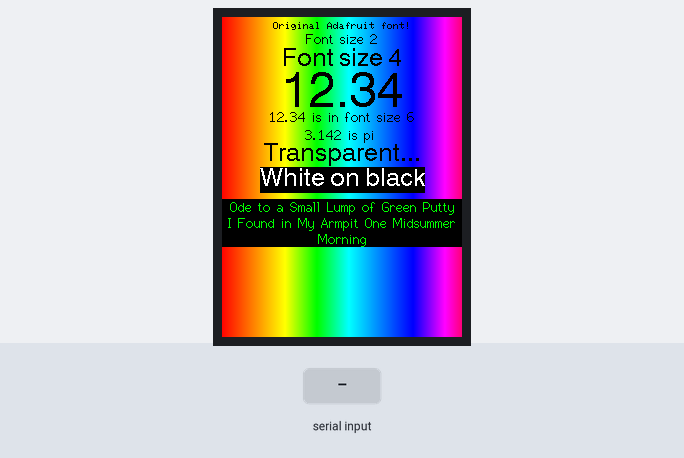
Bench run of a sketch on a simulated ESP32. Shown: 320×240 colour display. The inputs (shaded band) are chosen by the test bench. Random numbers use the default seed unless the sketch sets one; what the sketch prints to the serial monitor is not drawn.

Above: at 1.9 s.
2.0 s: "S" received over Serial
At 4.0 s:
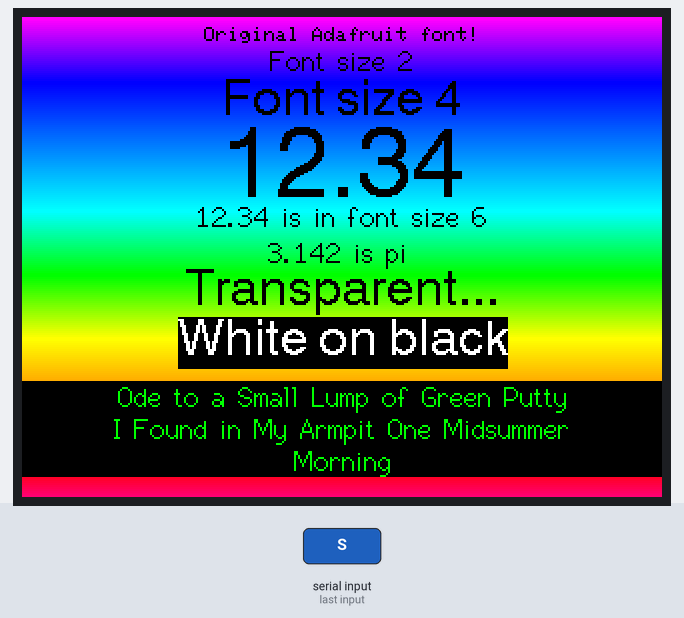
4.3 s: "S" received over Serial
At 5.8 s:
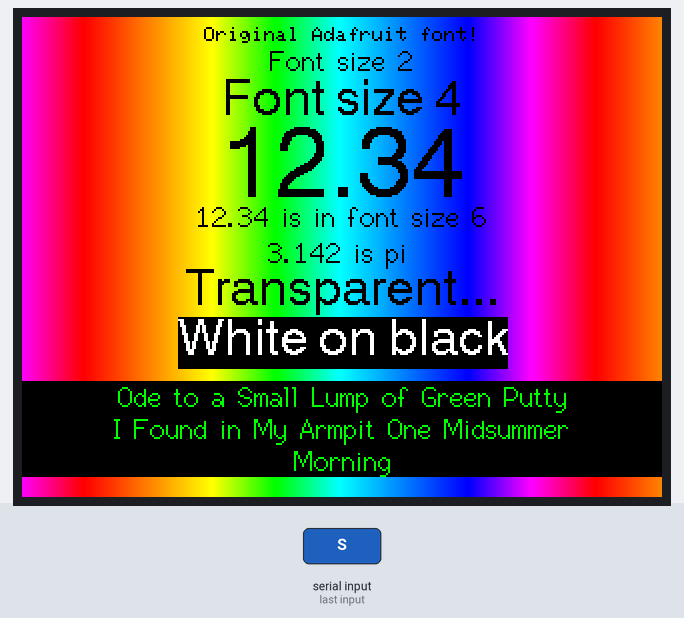
Timing chart, 0 to 7.3 s (numbered marks = the images above; inputs shaded):
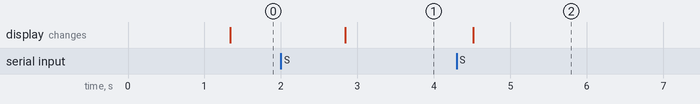

Measured:
- after the input at 2.0 s, the display: changes after 0.84 s (image 1)
- after the input at 4.3 s, the display: changes after 0.22 s (image 2)

The sketch:

TFT_Screen_Capture.ino
```cpp
/*
  This sketch has been written to test the Processing screenshot client.

  It has been created to work with the TFT_eSPI library here:
  https://github.com/Bodmer/TFT_eSPI

  It sends screenshots to a PC running a Processing client sketch.

  The Processing IDE that will run the client sketch can be downloaded
  here:  https://processing.org/

  The Processing sketch needed is contained within a tab attached to this
  Arduino sketch. Cut and paste that tab into the Processing IDE and run.
  Read the Procesing sketch header for instructions.

  This sketch uses the GLCD, 2, 4, 6 fonts only.

  Make sure all the display driver and pin comnenctions are correct by
  editting the User_Setup.h file in the TFT_eSPI library folder.

  Maximum recommended SPI clock rate is 27MHz when reading pixels, 40MHz
  seems to be OK with ILI9341 displays but this is above the manufacturers
  specifed maximum clock rate.

  In the setup file you can define different write and read SPI clock rates

  In the setup file you can define TFT_SDA_READ for a TFT with bi-directional
  SDA pin (otherwise the normal MISO pin will be used to read from the TFT)

  >>>>   NOTE: NOT ALL TFTs SUPPORT READING THE CGRAM (pixel) MEMORY   <<<<

  #########################################################################
  ###### DON'T FORGET TO UPDATE THE User_Setup.h FILE IN THE LIBRARY ######
  #########################################################################
*/

// Created by: Bodmer  5/3/17
// Updated by: Bodmer 10/3/17
// Updated by: Bodmer 23/11/18 to support SDA reads and the ESP32
// Version: 0.07

// MIT licence applies, all text above must be included in derivative works

#include <TFT_eSPI.h> // Hardware-specific library
#include <SPI.h>

TFT_eSPI tft = TFT_eSPI(); // Invoke custom library

unsigned long targetTime = 0;
byte red = 0x1F;
byte green = 0;
byte blue = 0;
byte state = 0;
unsigned int colour = red << 11; // Colour order is RGB 5+6+5 bits each

void setup(void) {
  Serial.begin(921600); // Set to a high rate for fast image transfer to a PC

  tft.init();
  tft.setRotation(0);
  tft.fillScreen(TFT_BLACK);

  randomSeed(analogRead(A0));

  targetTime = millis() + 1000;
}

#define RGB_TEST false // true produces a simple RGB color test screen

void loop() {

  if (targetTime < millis()) {
    if (!RGB_TEST)
    {
      targetTime = millis() + 1500; // Wait a minimum of 1.5s

      tft.setRotation(random(4));
      rainbow_fill(); // Fill the screen with rainbow colours

      tft.setTextColor(TFT_BLACK); // Text background is not defined so it is transparent
      tft.setTextDatum(TC_DATUM);  // Top Centre datum
      int xpos = tft.width() / 2;  // Centre of screen

      tft.setTextFont(0);        // Select font 0 which is the Adafruit font
      tft.drawString("Original Adafruit font!", xpos, 5);

      // The new larger fonts do not need to use the .setCursor call, coords are embedded
      tft.setTextColor(TFT_BLACK); // Do not plot the background colour

      // Overlay the black text on top of the rainbow plot (the advantage of not drawing the backgorund colour!)
      tft.drawString("Font size 2", xpos, 14, 2); // Draw text centre at position xpos, 14 using font 2
      tft.drawString("Font size 4", xpos, 30, 4); // Draw text centre at position xpos, 30 using font 4
      tft.drawString("12.34", xpos, 54, 6);       // Draw text centre at position xpos, 54 using font 6

      tft.drawString("12.34 is in font size 6", xpos, 92, 2); // Draw text centre at position xpos, 92 using font 2
      // Note the x position is the top of the font!

      // draw a floating point number
      float pi = 3.1415926; // Value to print
      int precision = 3;    // Number of digits after decimal point

      int ypos = 110;     // y position

      tft.setTextDatum(TR_DATUM); // Top Right datum so text butts neatly to xpos (right justified)

      tft.drawFloat(pi, precision, xpos, ypos, 2); // Draw rounded number and return new xpos delta for next print position

      tft.setTextDatum(TL_DATUM);  // Top Left datum so text butts neatly to xpos (left justified)

      tft.drawString(" is pi", xpos, ypos, 2);

      tft.setTextSize(1);           // We are using a font size multiplier of 1
      tft.setTextDatum(TC_DATUM);   // Top Centre datum
      tft.setTextColor(TFT_BLACK);  // Set text colour to black, no background (so transparent)

      tft.drawString("Transparent...", xpos, 125, 4);  // Font 4

      tft.setTextColor(TFT_WHITE, TFT_BLACK);          // Set text colour to white and background to black
      tft.drawString("White on black", xpos, 150, 4);  // Font 4

      tft.setTextColor(TFT_GREEN, TFT_BLACK); // This time we will use green text on a black background

      tft.setTextFont(2); // Select font 2, now we do not need to specify the font in drawString()

      // An easier way to position text and blank old text is to set the datum and use width padding
      tft.setTextDatum(BC_DATUM);          // Bottom centre for text datum
      tft.setTextPadding(tft.width() + 1); // Pad text to full screen width + 1 spare for +/-1 position rounding

      tft.drawString("Ode to a Small Lump of Green Putty", xpos, 230 - 32);
      tft.drawString("I Found in My Armpit One Midsummer", xpos, 230 - 16);
      tft.drawString("Morning", xpos, 230);

      tft.setTextDatum(TL_DATUM); // Reset to top left for text datum
      tft.setTextPadding(0);      // Reset text padding to 0 pixels

      // Now call the screen server to send a copy of the TFT screen to the PC running the Processing client sketch
      screenServer();
    }
    else
    {
      tft.fillScreen(TFT_BLACK);
      tft.fillRect( 0, 0, 16, 16, TFT_RED);
      tft.fillRect(16, 0, 16, 16, TFT_GREEN);
      tft.fillRect(32, 0, 16, 16, TFT_BLUE);
      screenServer();
    }
  }
}

// Fill screen with a rainbow pattern
void rainbow_fill()
{
  // The colours and state are not initialised so the start colour changes each time the funtion is called
  int rotation = tft.getRotation();
  tft.setRotation(random(4));
  for (int i = tft.height() - 1; i >= 0; i--) {
    // This is a "state machine" that ramps up/down the colour brightnesses in sequence
    switch (state) {
      case 0:
        green ++;
        if (green == 64) {
          green = 63;
          state = 1;
        }
        break;
      case 1:
        red--;
        if (red == 255) {
          red = 0;
          state = 2;
        }
        break;
      case 2:
        blue ++;
        if (blue == 32) {
          blue = 31;
          state = 3;
        }
        break;
      case 3:
        green --;
        if (green == 255) {
          green = 0;
          state = 4;
        }
        break;
      case 4:
        red ++;
        if (red == 32) {
          red = 31;
          state = 5;
        }
        break;
      case 5:
        blue --;
        if (blue == 255) {
          blue = 0;
          state = 0;
        }
        break;
    }
    colour = red << 11 | green << 5 | blue;
    // Draw a line 1 pixel wide in the selected colour
    tft.drawFastHLine(0, i, tft.width(), colour); // tft.width() returns the pixel width of the display
  }
  tft.setRotation(rotation);
}
```

screenServer.ino
```cpp
// Reads a screen image off the TFT and send it to a processing client sketch
// over the serial port. Use a high baud rate, e.g. for an ESP8266:
// Serial.begin(921600);

// At 921600 baud a 320 x 240 image with 16 bit colour transfers can be sent to the
// PC client in ~1.67s and 24 bit colour in ~2.5s which is close to the theoretical
// minimum transfer time.

// This sketch has been created to work with the TFT_eSPI library here:
// https://github.com/Bodmer/TFT_eSPI

// Created by: Bodmer 27/1/17
// Updated by: Bodmer 10/3/17
// Updated by: Bodmer 23/11/18 to support SDA reads and the ESP32
// Version: 0.08

// MIT licence applies, all text above must be included in derivative works

//====================================================================================
//                                  Definitions
//====================================================================================
#define PIXEL_TIMEOUT 100     // 100ms Time-out between pixel requests
#define START_TIMEOUT 10000   // 10s Maximum time to wait at start transfer

#define BITS_PER_PIXEL 16     // 24 for RGB colour format, 16 for 565 colour format

// File names must be alpha-numeric characters (0-9, a-z, A-Z) or "/" underscore "_"
// other ascii characters are stripped out by client, including / generates
// sub-directories
#define DEFAULT_FILENAME "tft_screenshots/screenshot" // In case none is specified
#define FILE_TYPE "png"       // jpg, bmp, png, tif are valid

// Filename extension
// '#' = add incrementing number, '@' = add timestamp, '%' add millis() timestamp,
// '*' = add nothing
// '@' and '%' will generate new unique filenames, so beware of cluttering up your
// hard drive with lots of images! The PC client sketch is set to limit the number of
// saved images to 1000 and will then prompt for a restart.
#define FILE_EXT  '@'

// Number of pixels to send in a burst (minimum of 1), no benefit above 8
// NPIXELS values and render times:
// NPIXELS 1 = use readPixel() = >5s and 16 bit pixels only
// NPIXELS >1 using rectRead() 2 = 1.75s, 4 = 1.68s, 8 = 1.67s
#define NPIXELS 8  // Must be integer division of both TFT width and TFT height

//====================================================================================
//                           Screen server call with no filename
//====================================================================================
// Start a screen dump server (serial or network) - no filename specified
boolean screenServer(void)
{
  // With no filename the screenshot will be saved with a default name e.g. tft_screen_#.xxx
  // where # is a number 0-9 and xxx is a file type specified below
  return screenServer(DEFAULT_FILENAME);
}

//====================================================================================
//                           Screen server call with filename
//====================================================================================
// Start a screen dump server (serial or network) - filename specified
boolean screenServer(String filename)
{
  delay(0); // Equivalent to yield() for ESP8266;

  boolean result = serialScreenServer(filename); // Screenshot serial port server
  //boolean result = wifiScreenServer(filename);   // Screenshot WiFi UDP port server (WIP)

  delay(0); // Equivalent to yield()

  //Serial.println();
  //if (result) Serial.println(F("Screen dump passed :-)"));
  //else        Serial.println(F("Screen dump failed :-("));

  return result;
}

//====================================================================================
//                Serial server function that sends the data to the client
//====================================================================================
boolean serialScreenServer(String filename)
{
  // Precautionary receive buffer garbage flush for 50ms
  uint32_t clearTime = millis() + 50;
  while ( millis() < clearTime && Serial.read() >= 0) delay(0); // Equivalent to yield() for ESP8266;

  boolean wait = true;
  uint32_t lastCmdTime = millis();     // Initialise start of command time-out

  // Wait for the starting flag with a start time-out
  while (wait)
  {
    delay(0); // Equivalent to yield() for ESP8266;
    // Check serial buffer
    if (Serial.available() > 0) {
      // Read the command byte
      uint8_t cmd = Serial.read();
      // If it is 'S' (start command) then clear the serial buffer for 100ms and stop waiting
      if ( cmd == 'S' ) {
        // Precautionary receive buffer garbage flush for 50ms
        clearTime = millis() + 50;
        while ( millis() < clearTime && Serial.read() >= 0) delay(0); // Equivalent to yield() for ESP8266;

        wait = false;           // No need to wait anymore
        lastCmdTime = millis(); // Set last received command time

        // Send screen size etc using a simple header with delimiters for client checks
        sendParameters(filename);
      }
    }
    else
    {
      // Check for time-out
      if ( millis() > lastCmdTime + START_TIMEOUT) return false;
    }
  }

  uint8_t color[3 * NPIXELS]; // RGB and 565 format color buffer for N pixels

  // Send all the pixels on the whole screen
  for ( uint32_t y = 0; y < tft.height(); y++)
  {
    // Increment x by NPIXELS as we send NPIXELS for every byte received
    for ( uint32_t x = 0; x < tft.width(); x += NPIXELS)
    {
      delay(0); // Equivalent to yield() for ESP8266;

      // Wait here for serial data to arrive or a time-out elapses
      while ( Serial.available() == 0 )
      {
        if ( millis() > lastCmdTime + PIXEL_TIMEOUT) return false;
        delay(0); // Equivalent to yield() for ESP8266;
      }

      // Serial data must be available to get here, read 1 byte and
      // respond with N pixels, i.e. N x 3 RGB bytes or N x 2 565 format bytes
      if ( Serial.read() == 'X' ) {
        // X command byte means abort, so clear the buffer and return
        clearTime = millis() + 50;
        while ( millis() < clearTime && Serial.read() >= 0) delay(0); // Equivalent to yield() for ESP8266;
        return false;
      }
      // Save arrival time of the read command (for later time-out check)
      lastCmdTime = millis();

#if defined BITS_PER_PIXEL && BITS_PER_PIXEL >= 24 && NPIXELS > 1
      // Fetch N RGB pixels from x,y and put in buffer
      tft.readRectRGB(x, y, NPIXELS, 1, color);
      // Send buffer to client
      Serial.write(color, 3 * NPIXELS); // Write all pixels in the buffer
#else
      // Fetch N 565 format pixels from x,y and put in buffer
      if (NPIXELS > 1) tft.readRect(x, y, NPIXELS, 1, (uint16_t *)color);
      else
      {
        uint16_t c = tft.readPixel(x, y);
        color[0] = c>>8;
        color[1] = c & 0xFF;  // Swap bytes
      }
      // Send buffer to client
      Serial.write(color, 2 * NPIXELS); // Write all pixels in the buffer
#endif
    }
  }

  Serial.flush(); // Make sure all pixel bytes have been despatched

  return true;
}

//====================================================================================
//    Send screen size etc using a simple header with delimiters for client checks
//====================================================================================
void sendParameters(String filename)
{
  Serial.write('W'); // Width
  Serial.write(tft.width()  >> 8);
  Serial.write(tft.width()  & 0xFF);

  Serial.write('H'); // Height
  Serial.write(tft.height() >> 8);
  Serial.write(tft.height() & 0xFF);

  Serial.write('Y'); // Bits per pixel (16 or 24)
  if (NPIXELS > 1) Serial.write(BITS_PER_PIXEL);
  else Serial.write(16); // readPixel() only provides 16 bit values

  Serial.write('?'); // Filename next
  Serial.print(filename);

  Serial.write('.'); // End of filename marker

  Serial.write(FILE_EXT); // Filename extension identifier

  Serial.write(*FILE_TYPE); // First character defines file type j,b,p,t
}
```

Source omitted: processing_sketch.ino (17336 bytes)
